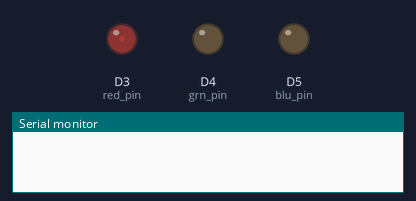
Recording of a sketch running on a simulated ESP8266 (NodeMCU). Shown: output pins drawn as LEDs (lit = HIGH), the last lines printed to the serial monitor.

Above: at 0.05 s.
At 0.4 s:
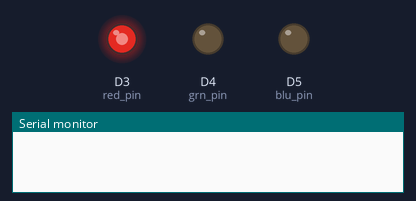
At 0.8 s:
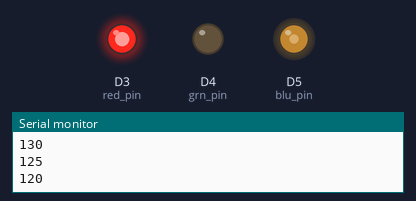
At 1.55 s:
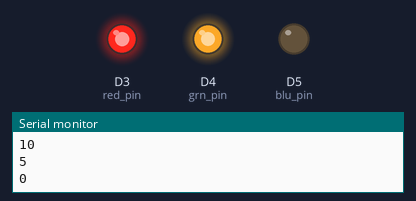
At 2.3 s:
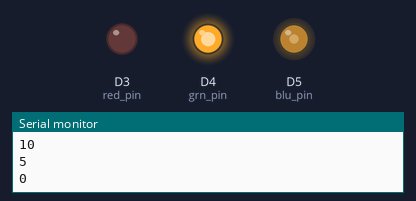
At 3.1 s:
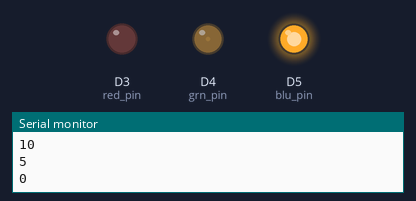
Timing chart, 0 to 7.2 s (numbered marks = the images above):
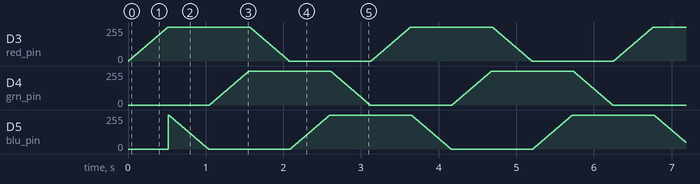

The sketch:

rgb-pwm-cycle.ino
```cpp
//______________________________________________________________________
// This program tests the pwm output for three pins, cycling through
// the values of 0 to 255.
//______________________________________________________________________
#include <Arduino.h>
#include <stdint.h>

#define DELAY_MILLIS 10

uint8_t red_pin = D3;
uint8_t grn_pin = D4;
uint8_t blu_pin = D5;

const int freq       = 5000;
const int resolution = 8;
const int led_ch_red = 0;
const int led_ch_grn = 1;
const int led_ch_blu = 2;

void setup()
{
  pinMode(red_pin, OUTPUT);
  pinMode(grn_pin, OUTPUT);
  pinMode(blu_pin, OUTPUT);
}

void loop()
{
    for(int dutyCycle = 0; dutyCycle <= 255; dutyCycle+=5)
    {
      analogWrite(red_pin, dutyCycle);
      delay(DELAY_MILLIS);
    }

    for(int dutyCycle = 255; dutyCycle >= 0; dutyCycle-=5)
    {
      analogWrite(blu_pin, dutyCycle);
      Serial.println(dutyCycle);
      delay(DELAY_MILLIS);
    }

    for(int dutyCycle = 0; dutyCycle <= 255; dutyCycle+=5)
    {
      analogWrite(grn_pin, dutyCycle);
      delay(DELAY_MILLIS);
    }

    for(int dutyCycle = 255; dutyCycle >= 0; dutyCycle-=5)
    {
      analogWrite(red_pin, dutyCycle);
      delay(DELAY_MILLIS);
    }

    for(int dutyCycle = 0; dutyCycle <= 255; dutyCycle+=5)
    {
      analogWrite(blu_pin, dutyCycle);
      delay(DELAY_MILLIS);
    }

    for(int dutyCycle = 255; dutyCycle >= 0; dutyCycle-=5)
    {
      analogWrite(grn_pin, dutyCycle);
      delay(DELAY_MILLIS);
    }
}
```
